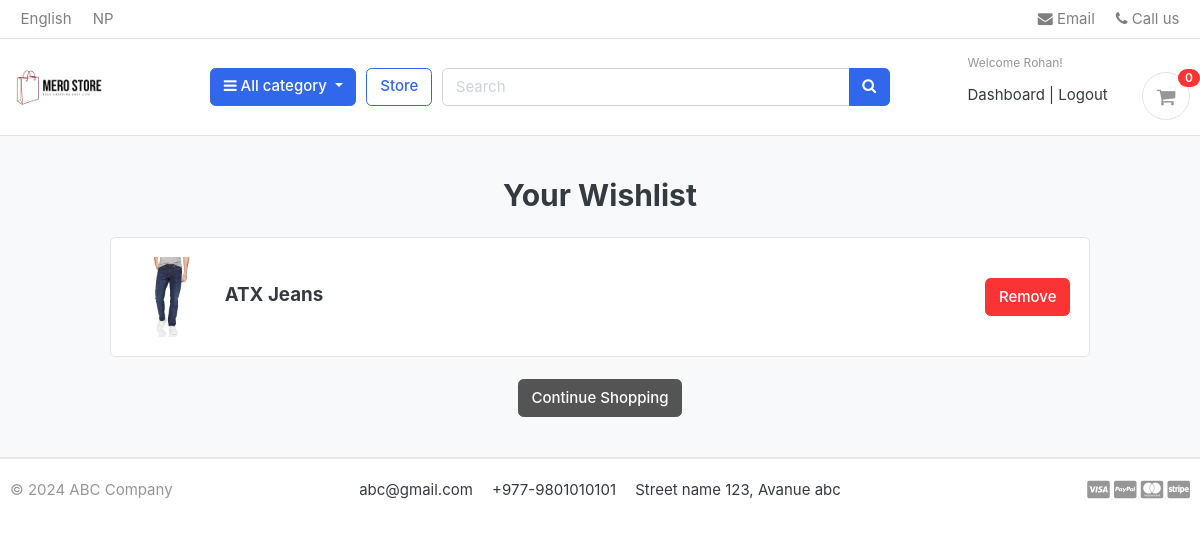
/wishlist/wishlist/ (signed in), run on the app's committed database.
### accounts/models.py (models this page shows, shortened)
class Account(AbstractBaseUser):
  first_name = models.CharField(max_length=50)
  last_name = models.CharField(max_length=50)
  username = models.CharField(max_length=50 , unique= True)
  email = models.EmailField(max_length=100 , unique=True)
  phone_number = models.CharField(max_length= 50)
  date_joined = models.DateTimeField(auto_now_add=True)
  last_login = models.DateTimeField(auto_now_add=True)
  is_admin = models.BooleanField(default=False)
  is_staff = models.BooleanField(default=False)
  is_active = models.BooleanField(default=False)
  is_superadmin = models.BooleanField(default=False)
  USERNAME_FIELD = 'email'
  REQUIRED_FIELDS = ['username' , 'first_name' , 'last_name']
  objects = MyAccountManager()

### wishlist/models.py (models this page shows, shortened)
class Wishlist(models.Model):
    user = models.ForeignKey(Account, on_delete=models.CASCADE)
    product = models.ForeignKey(Product, on_delete=models.CASCADE)
    variations = models.ManyToManyField(Variation , blank=True)
    added_date = models.DateTimeField(auto_now_add=True)

### store/models.py (models this page shows, shortened)
class Product(models.Model):
  product_name = models.CharField(max_length=250 , unique=True)
  slug = models.SlugField(max_length=222 , unique = True)
  description = models.TextField(max_length=555, blank=True)
  price = models.IntegerField()
  images = models.ImageField(upload_to='photo/products')
  stock = models.IntegerField()
  is_available = models.BooleanField(default=True)
  category = models.ForeignKey(Category , on_delete=models.CASCADE)
  created_date = models.DateTimeField(auto_now_add = True)
  modified_date = models.DateTimeField(auto_now=True)

### wishlist/views.py (the view)
# urls.py: path('wishlist/', include('wishlist.urls')),
@login_required(login_url='login')
def wishlist(request):
    wishlist_items = Wishlist.objects.filter(user=request.user)
    return render(request, 'store/wishlist.html', {'wishlist_items': wishlist_items})

### carts/context_processors.py (called while the page is built)
def counter(request):
  cart_count = 0
  if 'admin' in request.path:
    return{}
  else:
    try:
      cart = Cart.objects.filter(cart_id = _cart_id(request))
      if request.user.is_authenticated:
        cart_items = CartItem.objects.all().filter(user=request.user)
      else:
        cart_items = CartItem.objects.all().filter(cart=cart[:1])
      for cart_item in cart_items:
        cart_count += cart_item.quantity
    except Cart.DoesNotExist:
      cart_count = 0
  return dict(cart_count = cart_count)

### carts/views.py (called while the page is built)
def _cart_id(request):
  cart = request.session.session_key
  if not cart:
    cart = request.session.create()
  return cart

### category/context_processors.py (called while the page is built)
def menu_links(request):
  links = Category.objects.all()
  return dict(links = links)

### category/models.py (called while the page is built)
  def get_url(self):
    return reverse('products_by_category' , args=[self.slug])

### templates/store/wishlist.html (shortened to what this page needs)
{% extends 'base.html' %}
{% load static %}
{% block content %}
<section class="section-content padding-y bg">
  <div class="container">
    <h2 class="text-center mb-4">Your Wishlist</h2>
    {% if not wishlist_items %}
    <div class="text-center">
      <p>Your wishlist is empty.</p>
      <a href="{% url 'store' %}" class="btn btn-primary">Continue Shopping</a>
    </div>
    {% else %}
    <div class="row justify-content-center">
      <div class="col-lg-10">
        {% for item in wishlist_items %}
        <div class="card mb-3">
          <div class="card-body d-flex align-items-center justify-content-between">
            <div class="d-flex align-items-center">
              <img src="{{ item.product.images.url }}" class="img-sm rounded" style="width: 80px; height: auto; object-fit: cover;">
              <div class="ml-3">
                <h5 class="mb-1">{{ item.product.product_name }}</h5>
              </div>
            </div>
            <a href="{% url 'remove_from_wishlist' item.product.id %}" class="btn btn-danger">
              Remove
            </a>
          </div>
        </div>
        {% endfor %}
        <div class="text-center mt-4">
          <a href="{% url 'store' %}" class="btn btn-secondary">Continue Shopping</a>
        </div>
      </div>
    </div>
    {% endif %}
  </div>
</section>
{% endblock %}

### templates/includes/navbar.html (shortened to what this page needs)
{%load static%}
<header class="section-header">
  <nav class="navbar p-md-0 navbar-expand-sm navbar-light border-bottom">
  <div class="container">
    <div class="collapse navbar-collapse" id="navbarTop4">
      <ul class="navbar-nav mr-auto">
        <li class="nav-item dropdown">
         <a href="#" class="nav-link">   English </a>
      </li>
      <li class="nav-item dropdown">
        <a href="#" class="nav-link"> NP </a>
      </li>
      </ul>
      <ul class="navbar-nav">
      <li><a href="#" class="nav-link"> <i class="fa fa-envelope"></i> Email </a></li>
      <li><a href="#" class="nav-link"> <i class="fa fa-phone"></i> Call us </a></li>
    </ul>
    </div>
  </div>
  </nav>
  <section class="header-main border-bottom">
    <div class="container">
  <div class="row align-items-center">
    <div class="col-lg-2 col-md-3 col-6">
      <a href=" {% url 'home'%}" class="brand-wrap">
        <img class="logo" src="{%static './images/merostore.png'%}" >
      </a>
    </div>
    <div class="col-lg col-sm col-md col-6 flex-grow-0">
      <div class="category-wrap dropdown d-inline-block float-right">
        <button type="button" class="btn btn-primary dropdown-toggle" data-toggle="dropdown">
          <i class="fa fa-bars"></i> All category
        </button>
      </div>
    </div>
    <a href="{% url 'store' %}" class="btn btn-outline-primary">Store</a>
    <div class="col-lg  col-md-6 col-sm-12 col">
      <form action="{% url 'search' %}" class="search" method = 'GET'>
        <div class="input-group w-100">
            <input type="text" class="form-control" style="width:60%;" placeholder="Search" name="keyword">
            <div class="input-group-append">
              <button class="btn btn-primary" type="submit">
                <i class="fa fa-search"></i>
              </button>
            </div>
          </div>
      </form>
    </div>
    <div class="col-lg-3 col-sm-6 col-8 order-2 order-lg-3">
          <div class="d-flex justify-content-end mb-3 mb-lg-0">
            {% if user.id is  None%}
            <div class="widget-header">
              <small class="title text-muted">Welcome guest!</small>
              <div>
                <a href="{% url 'login' %}">Sign in</a> <span class="dark-transp"> | </span>
                <a href="{% url 'register'%}"> Register</a>
              </div>
            </div>
            {% else%}
            <div class="widget-header">
              <small class="title text-muted">Welcome {{user.first_name}}!</small>
              <div>
                <a href="{% url 'dashboard'%}">Dashboard</a> <span class="dark-transp"> | </span>
                <a href="{% url 'logout'%}">Logout</a>
            {% endif %}
            <a href="{% url 'cart'%}" class="widget-header pl-3 ml-3">
              <div class="icon icon-sm rounded-circle border"><i class="fa fa-shopping-cart"></i></div>
              <span class="badge badge-pill badge-danger notify">{{cart_count}}</span>
            </a>
          </div>
        </div>
  </div>
    </div>
  </section>
  </header>

### merostore/static/css/ui.css (style rules this page uses)
html { font-family: "Inter", sans-serif; font-size: 15px; }
.icon-xs, .icon-sm, .icon-md, .icon-lg { display: inline-block; text-align: center; flex-shrink: 0; flex-grow: 0; }
.icon-sm { width: 48px; height: 48px; line-height: 48px !important; font-size: 20px; }
.img-xs, .img-sm, .img-md, .img-lg { -o-object-fit: cover; object-fit: cover; flex-shrink: 0; flex-grow: 0; }
.img-sm { width: 80px; height: 80px; }
.padding-y { padding-top: 40px; padding-bottom: 40px; }
.bg { background-color: #f8f9fa; }
.header-main { position: relative; padding-top: 1rem; padding-bottom: 1rem; }
.brand-wrap .logo, .navbar-brand .logo { margin-right: 7px; max-height: 42px; display: inline-block; }
.widget-header { display: inline-block; vertical-align: middle; position: relative; }
.widget-header a { color: #343a40; }
.widget-header i { color: #969696; }
.widget-header .title { display: block; }
.widget-header .notify { position: absolute; top: -3px; right: -10px; }
.notify { position: absolute; top: -4px; right: -10px; display: inline-block; padding: 0.25em 0.6em; font-size: 12px; line-height: 1; text-align: center; border-radius: 3rem; color: #fff; background-color: #fa3434; }

### data on the page
Account: first_name "Rohan"
Wishlist: product.images (picture), product.product_name "ATX Jeans"

### other printed values
{{ cart_count }} "0"
